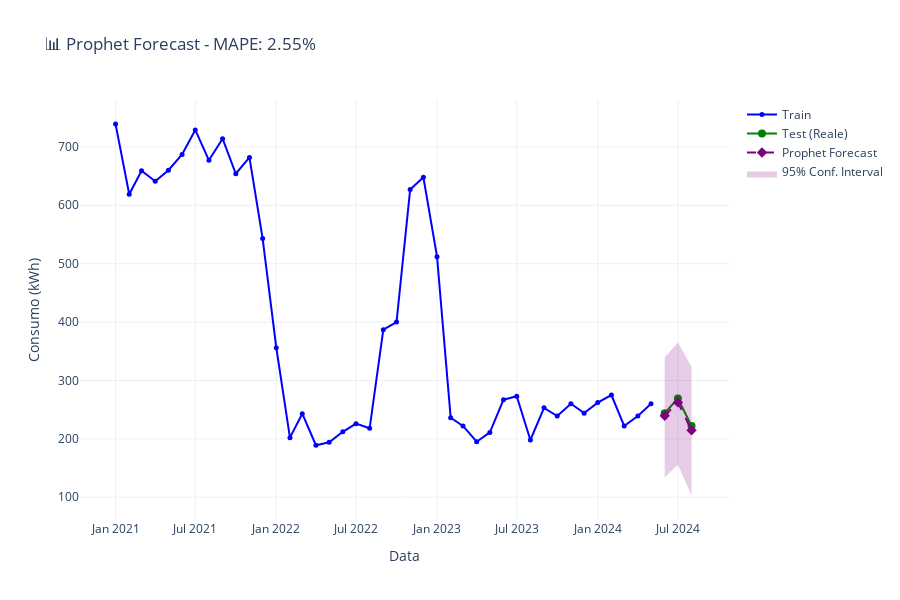

The notebook cell saved with this chart:
### Code cell
# Grafico interattivo previsioni Prophet
fig = go.Figure()

# Train
fig.add_trace(go.Scatter(
    x=train.index, y=train['total_kWh'],
    mode='lines+markers',
    name='Train',
    line=dict(color='blue', width=2),
    marker=dict(size=5)
))

# Test (valori reali)
fig.add_trace(go.Scatter(
    x=test.index, y=test['total_kWh'],
    mode='lines+markers',
    name='Test (Reale)',
    line=dict(color='green', width=2),
    marker=dict(size=8)
))

# Previsioni Prophet
prophet_test_forecast = prophet_forecast[prophet_forecast['ds'].isin(test.index)]

fig.add_trace(go.Scatter(
    x=test.index, y=prophet_pred,
    mode='lines+markers',
    name='Prophet Forecast',
    line=dict(color='purple', width=2, dash='dash'),
    marker=dict(size=8, symbol='diamond')
))

# Intervallo di confidenza Prophet
fig.add_trace(go.Scatter(
    x=test.index.tolist() + test.index.tolist()[::-1],
    y=prophet_test_forecast['yhat_upper'].tolist() + prophet_test_forecast['yhat_lower'].tolist()[::-1],
    fill='toself',
    fillcolor='rgba(128,0,128,0.2)',
    line=dict(color='rgba(255,255,255,0)'),
    showlegend=True,
    name='95% Conf. Interval'
))

fig.update_layout(
    title=f'📊 Prophet Forecast - MAPE: {metrics_prophet["MAPE (%)"]:.2f}%',
    xaxis_title='Data',
    yaxis_title='Consumo (kWh)',
    height=600,
    hovermode='x unified',
    template='plotly_white'
)

fig.show()

### Figure 1 — Plotly figure (JSON) as saved in the notebook; plotly's stock layout.template omitted (floating-point values rounded to 4 significant figures)
{"data": [{"line": {"color": "blue", "width": 2}, "marker": {"size": 5}, "mode": "lines+markers", "name": "Train", "type": "scatter", "x": ["2021-01-01T00:00:00.000000000", "2021-02-01T00:00:00.000000000", "2021-03-01T00:00:00.000000000", "2021-04-01T00:00:00.000000000", "2021-05-01T00:00:00.000000000", "2021-06-01T00:00:00.000000000", "2021-07-01T00:00:00.000000000", "2021-08-01T00:00:00.000000000", "2021-09-01T00:00:00.000000000", "2021-10-01T00:00:00.000000000", "2021-11-01T00:00:00.000000000", "2021-12-01T00:00:00.000000000", "2022-01-01T00:00:00.000000000", "2022-02-01T00:00:00.000000000", "2022-03-01T00:00:00.000000000", "2022-04-01T00:00:00.000000000", "2022-05-01T00:00:00.000000000", "2022-06-01T00:00:00.000000000", "2022-07-01T00:00:00.000000000", "2022-08-01T00:00:00.000000000", "2022-09-01T00:00:00.000000000", "2022-10-01T00:00:00.000000000", "2022-11-01T00:00:00.000000000", "2022-12-01T00:00:00.000000000", "2023-01-01T00:00:00.000000000", "2023-02-01T00:00:00.000000000", "2023-03-01T00:00:00.000000000", "2023-04-01T00:00:00.000000000", "2023-05-01T00:00:00.000000000", "2023-06-01T00:00:00.000000000", "2023-07-01T00:00:00.000000000", "2023-08-01T00:00:00.000000000", "2023-09-01T00:00:00.000000000", "2023-10-01T00:00:00.000000000", "2023-11-01T00:00:00.000000000", "2023-12-01T00:00:00.000000000", "2024-01-01T00:00:00.000000000", "2024-02-01T00:00:00.000000000", "2024-03-01T00:00:00.000000000", "2024-04-01T00:00:00.000000000", "2024-05-01T00:00:00.000000000"], "y": [739, 619, 659, 641, 660, 687, 729, 677, 714, 654, 682, 543, 356, 202, 243, 189, 194, 212, 226, 218, 387, 400, 627, 648, 512, 236, 222, 195, 211, 267, 273, 198, 253, 239, 260, 244, 262, 275, 222, 239, 260]}, {"line": {"color": "green", "width": 2}, "marker": {"size": 8}, "mode": "lines+markers", "name": "Test (Reale)", "type": "scatter", "x": ["2024-06-01T00:00:00.000000000", "2024-07-01T00:00:00.000000000", "2024-08-01T00:00:00.000000000"], "y": [244, 269, 222]}, {"line": {"color": "purple", "dash": "dash", "width": 2}, "marker": {"size": 8, "symbol": "diamond"}, "mode": "lines+markers", "name": "Prophet Forecast", "type": "scatter", "x": ["2024-06-01T00:00:00.000000000", "2024-07-01T00:00:00.000000000", "2024-08-01T00:00:00.000000000"], "y": [239.6, 262.4, 214.5]}, {"fill": "toself", "fillcolor": "rgba(128,0,128,0.2)", "line": {"color": "rgba(255,255,255,0)"}, "name": "95% Conf. Interval", "showlegend": true, "type": "scatter", "x": ["2024-06-01T00:00:00", "2024-07-01T00:00:00", "2024-08-01T00:00:00", "2024-08-01T00:00:00", "2024-07-01T00:00:00", "2024-06-01T00:00:00"], "y": [339.4, 364.8, 323.5, 103.3, 155.5, 134.3]}], "layout": {"height": 600, "hovermode": "x unified", "title": {"text": "📊 Prophet Forecast - MAPE: 2.55%"}, "xaxis": {"title": {"text": "Data"}}, "yaxis": {"title": {"text": "Consumo (kWh)"}}}}
